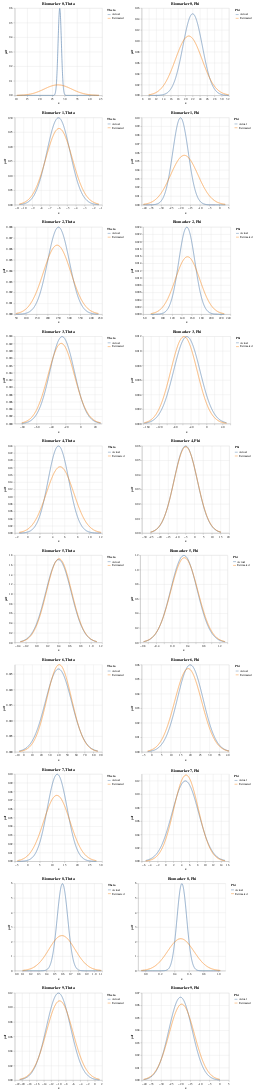

Source (notebook cell):
### Code cell
charts = []
biomarkers = [_ for _ in range(10)]
for n in biomarkers: 
    theta_mean, theta_std, theta_mean_est, theta_std_est, phi_mean, phi_std, phi_mean_est, phi_std_est = obtain_theta_phi_params(
    n, estimate_df, truth)
    mean1, std1 = theta_mean, theta_std
    mean2, std2 = theta_mean_est, theta_std_est

    # Generating points on the x axis
    x_thetas = np.linspace(min(mean1 - 3*std1, mean2 - 3*std2), 
                    max(mean1 + 3*std1, mean2 + 3*std2), 1000)

    # Creating DataFrames for each distribution
    df1 = pd.DataFrame({'x': x_thetas, 'pdf': norm.pdf(x_thetas, mean1, std1), 'Distribution': 'Actual'})
    df2 = pd.DataFrame({'x': x_thetas, 'pdf': norm.pdf(x_thetas, mean2, std2), 'Distribution': 'Estimated'})

    # Combining the DataFrames
    df3 = pd.concat([df1, df2])

    # Altair plot
    chart_theta = alt.Chart(df3).mark_line().encode(
        x='x',
        y='pdf',
        color=alt.Color('Distribution:N', legend=alt.Legend(title="Theta"))
    ).properties(
        title=f'Biomarker {n}, Theta'
        )

    mean1, std1 = phi_mean, phi_std
    mean2, std2 = phi_mean_est, phi_std_est

    # Generating points on the x axis
    x_phis = np.linspace(min(mean1 - 3*std1, mean2 - 3*std2), 
                    max(mean1 + 3*std1, mean2 + 3*std2), 1000)

    # Creating DataFrames for each distribution
    df1 = pd.DataFrame({'x': x_phis, 'pdf': norm.pdf(x_phis, mean1, std1), 'Distribution': 'Actual'})
    df2 = pd.DataFrame({'x': x_phis, 'pdf': norm.pdf(x_phis, mean2, std2), 'Distribution': 'Estimated'})

    # Combining the DataFrames
    df3 = pd.concat([df1, df2])

    # Altair plot
    chart_phi = alt.Chart(df3).mark_line().encode(
        x='x',
        y='pdf',
        color=alt.Color('Distribution:N', legend=alt.Legend(title="Phi"))
    ).properties(
        title=f'Biomarker {n}, Phi'
        )
    
    # Concatenate theta and phi charts horizontally
    hconcat_chart = alt.hconcat(chart_theta, chart_phi).resolve_scale(color="independent")

    # Append the concatenated chart to the list of charts
    charts.append(hconcat_chart)
# Concatenate all the charts vertically
final_chart = alt.vconcat(*charts)

# Display the final chart
final_chart.display()

### Figure 1 — Vega-Lite specification as saved in the notebook (floating-point values rounded to 4 significant figures; data arrays with more than 128 entries replaced by an {"elided": "..."} marker saying what was removed)
{"config": {"view": {"continuousWidth": 300, "continuousHeight": 300}}, "vconcat": [{"hconcat": [{"data": {"name": "data-f8b62a33d70416fe057008e56302b491"}, "mark": {"type": "line"}, "encoding": {"color": {"field": "Distribution", "legend": {"title": "Theta"}, "type": "nominal"}, "x": {"field": "x", "type": "quantitative"}, "y": {"field": "pdf", "type": "quantitative"}}, "title": "Biomarker 0, Theta"}, {"data": {"name": "data-b1fc10f01e0ec29a2491202d2a519217"}, "mark": {"type": "line"}, "encoding": {"color": {"field": "Distribution", "legend": {"title": "Phi"}, "type": "nominal"}, "x": {"field": "x", "type": "quantitative"}, "y": {"field": "pdf", "type": "quantitative"}}, "title": "Biomarker 0, Phi"}], "resolve": {"scale": {"color": "independent"}}}, {"hconcat": [{"data": {"name": "data-f0a9386d4c7c933a5c7aed6f216a2af5"}, "mark": {"type": "line"}, "encoding": {"color": {"field": "Distribution", "legend": {"title": "Theta"}, "type": "nominal"}, "x": {"field": "x", "type": "quantitative"}, "y": {"field": "pdf", "type": "quantitative"}}, "title": "Biomarker 1, Theta"}, {"data": {"name": "data-35c029a40f46e7e0d005ae0d3c62c282"}, "mark": {"type": "line"}, "encoding": {"color": {"field": "Distribution", "legend": {"title": "Phi"}, "type": "nominal"}, "x": {"field": "x", "type": "quantitative"}, "y": {"field": "pdf", "type": "quantitative"}}, "title": "Biomarker 1, Phi"}], "resolve": {"scale": {"color": "independent"}}}, {"hconcat": [{"data": {"name": "data-60ab03980042314dc388bb59cae664df"}, "mark": {"type": "line"}, "encoding": {"color": {"field": "Distribution", "legend": {"title": "Theta"}, "type": "nominal"}, "x": {"field": "x", "type": "quantitative"}, "y": {"field": "pdf", "type": "quantitative"}}, "title": "Biomarker 2, Theta"}, {"data": {"name": "data-7b7291168582ea77815ec55d7bfb6d76"}, "mark": {"type": "line"}, "encoding": {"color": {"field": "Distribution", "legend": {"title": "Phi"}, "type": "nominal"}, "x": {"field": "x", "type": "quantitative"}, "y": {"field": "pdf", "type": "quantitative"}}, "title": "Biomarker 2, Phi"}], "resolve": {"scale": {"color": "independent"}}}, {"hconcat": [{"data": {"name": "data-ccd2ef062b9ffe85544480c611f38067"}, "mark": {"type": "line"}, "encoding": {"color": {"field": "Distribution", "legend": {"title": "Theta"}, "type": "nominal"}, "x": {"field": "x", "type": "quantitative"}, "y": {"field": "pdf", "type": "quantitative"}}, "title": "Biomarker 3, Theta"}, {"data": {"name": "data-7e28ae82bf18256b26c28bd8df9e90d1"}, "mark": {"type": "line"}, "encoding": {"color": {"field": "Distribution", "legend": {"title": "Phi"}, "type": "nominal"}, "x": {"field": "x", "type": "quantitative"}, "y": {"field": "pdf", "type": "quantitative"}}, "title": "Biomarker 3, Phi"}], "resolve": {"scale": {"color": "independent"}}}, {"hconcat": [{"data": {"name": "data-98a7a307883b990b792b5e6e1fae5fe1"}, "mark": {"type": "line"}, "encoding": {"color": {"field": "Distribution", "legend": {"title": "Theta"}, "type": "nominal"}, "x": {"field": "x", "type": "quantitative"}, "y": {"field": "pdf", "type": "quantitative"}}, "title": "Biomarker 4, Theta"}, {"data": {"name": "data-3ad3e3d3f6897825a43b88fbffb3c06c"}, "mark": {"type": "line"}, "encoding": {"color": {"field": "Distribution", "legend": {"title": "Phi"}, "type": "nominal"}, "x": {"field": "x", "type": "quantitative"}, "y": {"field": "pdf", "type": "quantitative"}}, "title": "Biomarker 4, Phi"}], "resolve": {"scale": {"color": "independent"}}}, {"hconcat": [{"data": {"name": "data-adf716850ab7dc0eddac367ac0cf4a70"}, "mark": {"type": "line"}, "encoding": {"color": {"field": "Distribution", "legend": {"title": "Theta"}, "type": "nominal"}, "x": {"field": "x", "type": "quantitative"}, "y": {"field": "pdf", "type": "quantitative"}}, "title": "Biomarker 5, Theta"}, {"data": {"name": "data-a167ba02aab35587a949280fe4efbc48"}, "mark": {"type": "line"}, "encoding": {"color": {"field": "Distribution", "legend": {"title": "Phi"}, "type": "nominal"}, "x": {"field": "x", "type": "quantitative"}, "y": {"field": "pdf", "type": "quantitative"}}, "title": "Biomarker 5, Phi"}], "resolve": {"scale": {"color": "independent"}}}, {"hconcat": [{"data": {"name": "data-15fbfdcbeeaaf38fea2350dc4187c4b4"}, "mark": {"type": "line"}, "encoding": {"color": {"field": "Distribution", "legend": {"title": "Theta"}, "type": "nominal"}, "x": {"field": "x", "type": "quantitative"}, "y": {"field": "pdf", "type": "quantitative"}}, "title": "Biomarker 6, Theta"}, {"data": {"name": "data-c4e6a53d257d5f563a85a0e942f60190"}, "mark": {"type": "line"}, "encoding": {"color": {"field": "Distribution", "legend": {"title": "Phi"}, "type": "nominal"}, "x": {"field": "x", "type": "quantitative"}, "y": {"field": "pdf", "type": "quantitative"}}, "title": "Biomarker 6, Phi"}], "resolve": {"scale": {"color": "independent"}}}, {"hconcat": [{"data": {"name": "data-696eb9ccc361e69b8f54ea19d8d5e47f"}, "mark": {"type": "line"}, "encoding": {"color": {"field": "Distribution", "legend": {"title": "Theta"}, "type": "nominal"}, "x": {"field": "x", "type": "quantitative"}, "y": {"field": "pdf", "type": "quantitative"}}, "title": "Biomarker 7, Theta"}, {"data": {"name": "data-8f401209715e0c5727396d09a3c91445"}, "mark": {"type": "line"}, "encoding": {"color": {"field": "Distribution", "legend": {"title": "Phi"}, "type": "nominal"}, "x": {"field": "x", "type": "quantitative"}, "y": {"field": "pdf", "type": "quantitative"}}, "title": "Biomarker 7, Phi"}], "resolve": {"scale": {"color": "independent"}}}, {"hconcat": [{"data": {"name": "data-bac2a354683209681213d87c96e979a2"}, "mark": {"type": "line"}, "encoding": {"color": {"field": "Distribution", "legend": {"title": "Theta"}, "type": "nominal"}, "x": {"field": "x", "type": "quantitative"}, "y": {"field": "pdf", "type": "quantitative"}}, "title": "Biomarker 8, Theta"}, {"data": {"name": "data-a53e66e373aca9ae653b6eb391794f6c"}, "mark": {"type": "line"}, "encoding": {"color": {"field": "Distribution", "legend": {"title": "Phi"}, "type": "nominal"}, "x": {"field": "x", "type": "quantitative"}, "y": {"field": "pdf", "type": "quantitative"}}, "title": "Biomarker 8, Phi"}], "resolve": {"scale": {"color": "independent"}}}, {"hconcat": [{"data": {"name": "data-1e356baf1def283e7581b390db85cdc9"}, "mark": {"type": "line"}, "encoding": {"color": {"field": "Distribution", "legend": {"title": "Theta"}, "type": "nominal"}, "x": {"field": "x", "type": "quantitative"}, "y": {"field": "pdf", "type": "quantitative"}}, "title": "Biomarker 9, Theta"}, {"data": {"name": "data-94e5859a22d4659ad92f88daf26a5017"}, "mark": {"type": "line"}, "encoding": {"color": {"field": "Distribution", "legend": {"title": "Phi"}, "type": "nominal"}, "x": {"field": "x", "type": "quantitative"}, "y": {"field": "pdf", "type": "quantitative"}}, "title": "Biomarker 9, Phi"}], "resolve": {"scale": {"color": "independent"}}}], "$schema": "https://vega.github.io/schema/vega-lite/v5.16.3.json", "datasets": {"data-f8b62a33d70416fe057008e56302b491": {"elided": "2000 records"}, "data-b1fc10f01e0ec29a2491202d2a519217": {"elided": "2000 records"}, "data-f0a9386d4c7c933a5c7aed6f216a2af5": {"elided": "2000 records"}, "data-35c029a40f46e7e0d005ae0d3c62c282": {"elided": "2000 records"}, "data-60ab03980042314dc388bb59cae664df": {"elided": "2000 records"}, "data-7b7291168582ea77815ec55d7bfb6d76": {"elided": "2000 records"}, "data-ccd2ef062b9ffe85544480c611f38067": {"elided": "2000 records"}, "data-7e28ae82bf18256b26c28bd8df9e90d1": {"elided": "2000 records"}, "data-98a7a307883b990b792b5e6e1fae5fe1": {"elided": "2000 records"}, "data-3ad3e3d3f6897825a43b88fbffb3c06c": {"elided": "2000 records"}, "data-adf716850ab7dc0eddac367ac0cf4a70": {"elided": "2000 records"}, "data-a167ba02aab35587a949280fe4efbc48": {"elided": "2000 records"}, "data-15fbfdcbeeaaf38fea2350dc4187c4b4": {"elided": "2000 records"}, "data-c4e6a53d257d5f563a85a0e942f60190": {"elided": "2000 records"}, "data-696eb9ccc361e69b8f54ea19d8d5e47f": {"elided": "2000 records"}, "data-8f401209715e0c5727396d09a3c91445": {"elided": "2000 records"}, "data-bac2a354683209681213d87c96e979a2": {"elided": "2000 records"}, "data-a53e66e373aca9ae653b6eb391794f6c": {"elided": "2000 records"}, "data-1e356baf1def283e7581b390db85cdc9": {"elided": "2000 records"}, "data-94e5859a22d4659ad92f88daf26a5017": {"elided": "2000 records"}}}
